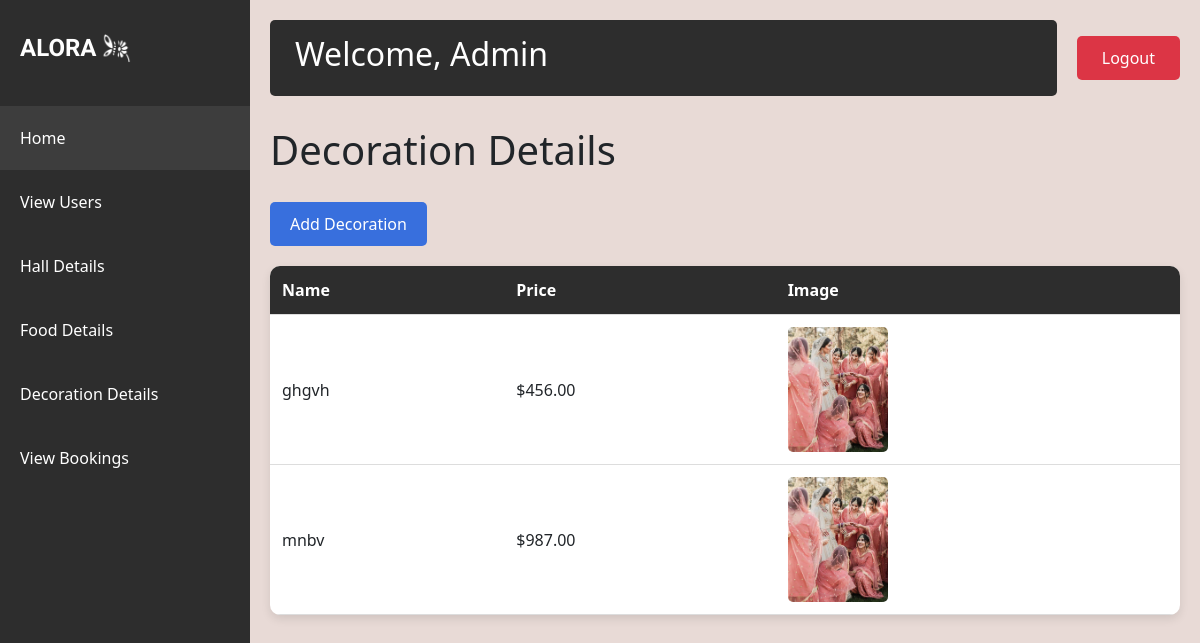
Screenshot of /decoration_details/ (signed in) with the database file from the repository.
### app/models.py (models this page shows)
class Decoration(models.Model):
    decoration_name=models.CharField(max_length=100,null=True)
    decoration_image=models.ImageField(upload_to='images/')
    decoration_price=(models.DecimalField(max_digits=10,decimal_places=2))

### app/views.py (the view)
# urls.py: path('decoration_details/',views.decoration_details,name='decoration_details'),
@login_required(login_url='login')
def decoration_details(request):
    decorations=Decoration.objects.all()
    return render(request,'decoration_details.html',{'decorations':decorations})

### templates/decoration_details.html (shortened to what this page needs)
<!DOCTYPE html>
<html lang="en">
<head>
    {% load static %}
    <link href="https://cdn.jsdelivr.net/npm/bootstrap@5.3.0/dist/css/bootstrap.min.css" rel="stylesheet">
</head>
<body>
    <div class="sidebar">
        <div class="logo-container">
            <div class="logo">ALORA</div>
            <img src="{% static 'alora_icon.png' %}" alt="Light Bulb" class="logo-image">
        </div>
        <nav class="nav flex-column">
            <a class="nav-link active" href="{% url 'admin_dash' %}">Home</a>
            <a class="nav-link" href="{% url 'view_users' %}">View Users</a>
            <a class="nav-link" href="{% url 'hall_details' %}">Hall Details</a>
            <a class="nav-link" href="{% url 'food_details' %}">Food Details</a>
            <a class="nav-link" href="{% url 'decoration_details' %}">Decoration Details</a>
            <a class="nav-link" href="{% url 'admin_view_booking' %}">View Bookings</a>
        </nav>
    </div>
    <div class="main-content">
        <div class="top-nav">
            <div class="welcome-section">
                <h2>Welcome, Admin</h2>
            </div>
            <a href="{% url 'logout' %}" class="logout-btn">Logout</a>
        </div>
        <h1>Decoration Details</h1>
        <a href="{% url 'add_decoration' %}" class="add-button">Add Decoration</a>
        <table class="decoration-table">
            <thead>
                <tr>
                    <th>Name</th>
                    <th>Price</th>
                    <th>Image</th>
                </tr>
            </thead>
            <tbody>
                {% for decoration in decorations %}
                <tr>
                    <td>{{ decoration.decoration_name }}</td>
                    <td>${{ decoration.decoration_price }}</td>
                    <td><img src="{{ decoration.decoration_image.url }}" alt="{{ decoration.decoration_name }}"></td>
                </tr>
                {% empty %}
                <tr>
                    <td colspan="3">No decorations found.</td>
                </tr>
                {% endfor %}
            </tbody>
        </table>
    </div>
</body>
</html>

### templates/decoration_details.html (style rules this page uses)
body { background-color: #e8dad6; min-height: 100vh; }
.sidebar { background-color: #2d2d2d; color: white; min-height: 100vh; padding-top: 20px; position: fixed; width: 250px; transition: all 0.3s; }
.logo-container { display: flex; align-items: center; justify-content: flex-start; padding: 10px 20px; margin-bottom: 30px; }
.logo { font-family: 'Irish Grover'; font-size: 24px; font-weight: bold; }
.logo-image { width: 30px; height: 30px; margin-left: 5px; }
.nav-link { color: #ffffff; padding: 20px 20px; transition: all 0.3s; font-size: 16px; }
.nav-link.active { background-color: #3d3d3d; }
.main-content { margin-left: 250px; padding: 20px; transition: all 0.3s; }
.top-nav { display: flex; justify-content: space-between; align-items: center; margin-bottom: 30px; }
.welcome-section { background-color: #2d2d2d; color: white; padding: 15px 25px; border-radius: 5px; flex-grow: 1; margin-right: 20px; }
.logout-btn { background-color: #dc3545; color: white; border: none; padding: 10px 25px; border-radius: 5px; text-decoration: none; transition: background-color 0.3s; }
.decoration-table { width: 100%; border-collapse: collapse; margin-top: 20px; background-color: white; border-radius: 10px; overflow: hidden; box-shadow: 0 4px 10px rgba(0, 0, 0, 0.1); }
.decoration-table th, .decoration-table td { padding: 12px; text-align: left; border-bottom: 1px solid #ddd; }
.decoration-table th { background-color: #2d2d2d; color: white; }
.decoration-table img { width: 100px; height: auto; border-radius: 5px; }
.add-button { display: inline-block; margin-top: 20px; padding: 10px 20px; background-color: #386fdd; color: #fff; text-decoration: none; border-radius: 5px; font-size: 16px; transition: background-color 0.3s; }

### rows the page displays
Decoration: decoration_name "ghgvh", decoration_price "456.00", decoration_image (picture)
Decoration: decoration_name "mnbv", decoration_price "987.00", decoration_image (picture)
